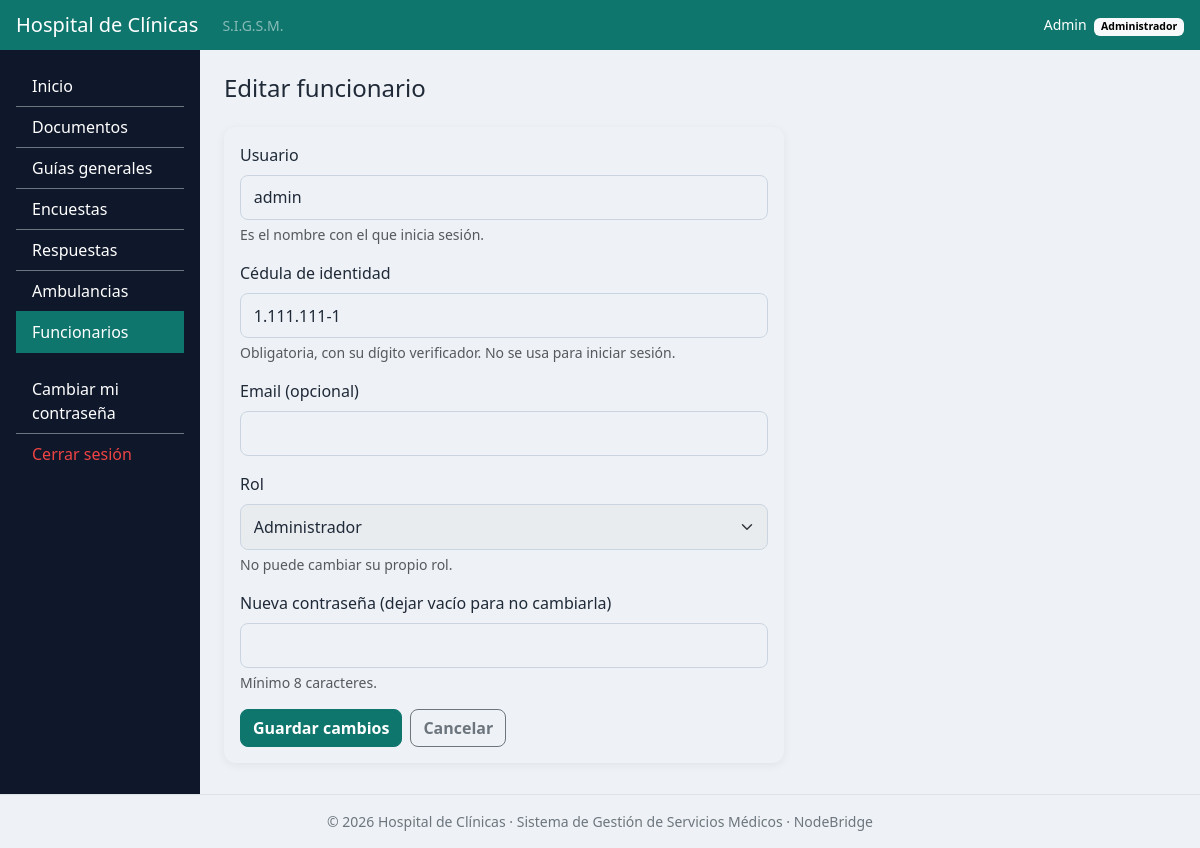
Page /funcionarios/formulario.php?id=1 (signed in) on the committed database.
### tables this page shows
CREATE TABLE `funcionario` (
  `id_funcionario` INT AUTO_INCREMENT PRIMARY KEY,
  `nombre` VARCHAR(50) NOT NULL UNIQUE,           
  `contrasena` VARCHAR(255) NOT NULL,             
  `id_rol` INT NOT NULL,
  `activo` TINYINT(1) NOT NULL DEFAULT 1,         
  `email` VARCHAR(70) NULL UNIQUE,
  `cedula` VARCHAR(8) NULL UNIQUE,                 
  `debe_cambiar_clave` TINYINT(1) NOT NULL DEFAULT 0,   
  CONSTRAINT `fk_funcionario_rol` FOREIGN KEY (`id_rol`) REFERENCES `rol` (`id_rol`)
);

CREATE TABLE `rol` (
  `id_rol` INT NOT NULL PRIMARY KEY,
  `nombre_rol` VARCHAR(40) NOT NULL
);

### includes/helpers.php (called while the page is built, shortened)
<?php
function base_url(): string
{
    $manual = getenv('BASE_URL');
    $raiz = str_replace('\\', '/', (string) realpath(__DIR__ . '/..')) . '/';
    $script = str_replace('\\', '/', (string) realpath((string) ($_SERVER['SCRIPT_FILENAME'] ?? '')));
    $urlScript = (string) parse_url((string) ($_SERVER['SCRIPT_NAME'] ?? ''), PHP_URL_PATH);
    if ($script !== '' && strpos($script, $raiz) === 0) {
        $relativa = '/' . substr($script, strlen($raiz));
        if (substr($urlScript, -strlen($relativa)) === $relativa) {
            return rtrim(substr($urlScript, 0, -strlen($relativa)), '/');
        }
    }
    return '';
}
function url(string $ruta = ''): string
{
    return base_url() . '/' . ltrim($ruta, '/');
}
function h(?string $texto): string
{
    return htmlspecialchars((string) $texto, ENT_QUOTES, 'UTF-8');
}
function nombre_visible(?string $nombre): string
{
    $n = trim((string) $nombre);
    if (function_exists('mb_substr')) {
        return mb_strtoupper(mb_substr($n, 0, 1, 'UTF-8'), 'UTF-8') . mb_substr($n, 1, null, 'UTF-8');
    }
    return ucfirst($n);
}
function formatear_cedula(?string $cedula): string
{
    $cuerpo = ltrim(substr($cedula, 0, 7), '0');
    $cuerpo = strrev(implode('.', str_split(strrev($cuerpo), 3)));
    return $cuerpo . '-' . $cedula[7];
}

### includes/conexion.php (called while the page is built, shortened)
<?php
function env_o(string $clave, string $porDefecto): string
{
    $valor = getenv($clave);
    return ($valor === false || $valor === '') ? $porDefecto : $valor;
}
function db(): PDO
{
    static $pdo = null;
    if ($pdo !== null) {
        return $pdo;
    }
    $dsn = env_o('DB_DSN', sprintf(
        'mysql:host=%s;port=%s;dbname=%s;charset=utf8mb4',
        env_o('DB_HOST', '127.0.0.1'),
        env_o('DB_PORT', '3306'),
        env_o('DB_NAME', 'sigsm')
    ));
    try {
        $pdo = new PDO($dsn, env_o('DB_USER', 'root'), env_o('DB_PASS', ''), [
            PDO::ATTR_ERRMODE => PDO::ERRMODE_EXCEPTION,
            PDO::ATTR_DEFAULT_FETCH_MODE => PDO::FETCH_ASSOC,
            PDO::ATTR_EMULATE_PREPARES => false,
        ]);
    } catch (PDOException $e) {
        error_log('[sigsm] No se pudo conectar a la base: ' . $e->getMessage());
        http_response_code(500);
        exit('No se pudo conectar a la base de datos. Verifique que MySQL esté iniciado y que la base "sigsm" esté importada.');
    }
    return $pdo;
}

### includes/auth.php (called while the page is built, shortened)
<?php
require_once __DIR__ . '/conexion.php';
require_once __DIR__ . '/helpers.php';
function usuario_actual(): ?array
{
    static $usuario = false;
    if ($usuario !== false) {
        return $usuario;
    }
    $usuario = null;
    $id = (int) ($_SESSION['id_funcionario'] ?? 0);
    if ($id > 0) {
        $st = db()->prepare(
            'SELECT f.id_funcionario, f.nombre, f.email, f.id_rol, f.debe_cambiar_clave, r.nombre_rol
               FROM funcionario f
               JOIN rol r ON r.id_rol = f.id_rol
              WHERE f.id_funcionario = ? AND f.activo = 1'
        );
        $st->execute([$id]);
        $usuario = $st->fetch() ?: null;
    }
    return $usuario;
}
function es_admin(): bool
{
    $u = usuario_actual();
    return $u !== null && (int) $u['id_rol'] === ROL_ADMIN;
}
function requerir_login(): array
{
    $u = usuario_actual();
    return $u;
}
function requerir_admin(): array
{
    $u = requerir_login();
    return $u;
}

### funcionarios/formulario.php (the view, shortened to what this page needs)
<?php
require_once __DIR__ . '/../includes/auth.php';
require_once __DIR__ . '/../includes/layout.php';
$yo = requerir_admin();
$pdo = db();
$id = (int) ($_GET['id'] ?? $_POST['id'] ?? 0);
$func = null;
if ($id > 0) {
    $st = $pdo->prepare('SELECT id_funcionario, nombre, email, cedula, id_rol FROM funcionario WHERE id_funcionario = ?');
    $st->execute([$id]);
    $func = $st->fetch();
}
$editandoMiCuenta = $func && (int) $func['id_funcionario'] === (int) $yo['id_funcionario'];
$roles = $pdo->query('SELECT id_rol, nombre_rol FROM rol ORDER BY id_rol')->fetchAll();
$nombre = $func['nombre'] ?? '';
$email = $func['email'] ?? '';
$cedula = $func['cedula'] ? formatear_cedula($func['cedula']) : '';
$idRol = (int) ($func['id_rol'] ?? ROL_FUNCIONARIO);
encabezado($func ? 'Editar funcionario' : 'Registrar funcionario', 'funcionarios');
?>
<div class="card" style="max-width: 560px;">
    <div class="card-body">
        <form method="POST" autocomplete="off">
            <div class="mb-3">
                <label class="form-label" for="nombre">Usuario</label>
                <input class="form-control" id="nombre" name="nombre" maxlength="50" required value="<?= h($nombre) ?>">
                <div class="form-text">Es el nombre con el que inicia sesión.</div>
            </div>
            <div class="mb-3">
                <label class="form-label" for="cedula">Cédula de identidad</label>
                <input class="form-control" id="cedula" name="cedula" maxlength="15" required inputmode="numeric"
                       placeholder="1.234.567-2" value="<?= h($cedula) ?>">
                <div class="form-text">Obligatoria, con su dígito verificador. No se usa para iniciar sesión.</div>
            </div>
            <div class="mb-3">
                <label class="form-label" for="email">Email (opcional)</label>
                <input class="form-control" id="email" name="email" type="email" maxlength="70" value="<?= h($email) ?>">
            </div>
            <div class="mb-3">
                <label class="form-label" for="id_rol">Rol</label>
                <select class="form-select" id="id_rol" name="id_rol"<?= $editandoMiCuenta ? ' disabled' : '' ?>>
                    <?php foreach ($roles as $r): ?>
                        <option value="<?= (int) $r['id_rol'] ?>"<?= $idRol === (int) $r['id_rol'] ? ' selected' : '' ?>><?= h($r['nombre_rol']) ?></option>
                    <?php endforeach; ?>
                </select>
                <?php if ($editandoMiCuenta): ?>
                    <div class="form-text">No puede cambiar su propio rol.</div>
                <?php endif; ?>
            </div>
            <div class="mb-3">
                <label class="form-label" for="contrasena"><?= $func ? 'Nueva contraseña (dejar vacío para no cambiarla)' : 'Contraseña' ?></label>
                <input class="form-control" id="contrasena" name="contrasena" type="password" minlength="8"
                       autocomplete="new-password"<?= $func ? '' : ' required' ?>>
                <div class="form-text">Mínimo 8 caracteres.</div>
            </div>
            <div class="d-flex gap-2">
                <button type="submit" class="btn btn-primary"><?= $func ? 'Guardar cambios' : 'Registrar' ?></button>
                <a class="btn btn-outline-secondary" href="<?= h(url('funcionarios/index.php')) ?>">Cancelar</a>
            </div>
        </form>
    </div>
</div>
<?php pie(); ?>

### includes/layout.php (shortened to what this page needs)
<?php
function bootstrap_css(): string
{
    return 'https://cdn.jsdelivr.net/npm/bootstrap@5.3.3/dist/css/bootstrap.min.css';
}
function opciones_menu(): array
{
    return [
        'panel'        => ['Inicio',        'panel.php',                false],
        'documentos'   => ['Documentos',    'documentos/index.php',     false],
        'guias'        => ['Guías generales', 'documentos/index.php?tipo=guias', false],
        'encuestas'    => ['Encuestas',     'encuestas/index.php',      true],
        'respuestas'   => ['Respuestas',    'encuestas/respuestas.php', true],
        'ambulancias'  => ['Ambulancias',   'ambulancias/index.php',    false],
        'funcionarios' => ['Funcionarios',  'funcionarios/index.php',   true],
    ];
}
function encabezado(string $titulo, string $activo): void
{
    $u = usuario_actual();
    ?>
<!DOCTYPE html>
<html lang="es">
<head>
    <link href="<?= h(bootstrap_css()) ?>" rel="stylesheet">
    <link href="<?= h(url('assets/css/estilos.css')) ?>" rel="stylesheet">
</head>
<body>
<header class="navbar navbar-dark bg-primary px-3 py-2">
    <div class="d-flex align-items-center gap-2">
        <a class="navbar-brand mb-0 h1 fs-5" href="<?= h(url('panel.php')) ?>">Hospital de Clínicas</a>
        <span class="text-white-50 small d-none d-sm-inline">S.I.G.S.M.</span>
    </div>
    <?php if ($u): ?>
        <div class="text-white small text-end">
            <?= h(nombre_visible($u['nombre'])) ?>
            <span class="badge text-bg-light ms-1"><?= h($u['nombre_rol']) ?></span>
        </div>
    <?php endif; ?>
</header>
<div class="container-fluid">
    <div class="row">
        <?php if ($u): ?>
        <nav id="menu-lateral" class="col-md-3 col-lg-2 bg-dark collapse d-md-block p-3 menu-lateral">
            <div class="list-group list-group-flush">
                <?php foreach (opciones_menu() as $clave => [$texto, $ruta, $soloAdmin]): ?>
                    <a href="<?= h(url($ruta)) ?>"
                       class="list-group-item list-group-item-action bg-dark text-white border-secondary<?= $clave === $activo ? ' active' : '' ?>">
                        <?= h($texto) ?>
                    </a>
                <?php endforeach; ?>
                <a href="<?= h(url('cambiar_clave.php')) ?>"
                   class="list-group-item list-group-item-action bg-dark text-white border-secondary mt-3">Cambiar mi contraseña</a>
                <a href="<?= h(url('logout.php')) ?>"
                   class="list-group-item list-group-item-action bg-dark text-danger border-secondary">Cerrar sesión</a>
            </div>
        </nav>
        <?php endif; ?>
        <main class="<?= $u ? 'col-md-9 col-lg-10' : 'col-12' ?> p-4">
            <h1 class="h4 mb-4"><?= h($titulo) ?></h1>
<?php
}
function pie(): void
{
    ?>
        </main>
    </div>
</div>
<footer class="text-center text-secondary small py-3 border-top">
    © 2026 Hospital de Clínicas · Sistema de Gestión de Servicios Médicos · NodeBridge
</footer>
</body>
</html>
<?php
}

### assets/css/estilos.css (style rules this page uses)
:root { --color-primario: #0f766e; --color-primario-hover: #115e59; --color-fondo: #eef2f6; --color-texto: #1f2937; --color-borde: #cbd5e1; --color-error: #ef4444; --bs-primary: #0f766e; --bs-primary-rgb: 15, 118, 110; --bs-link-color: #0f766e; --bs-link-color-rgb: 15, 118, 110; --bs-link-hover-color: #115e59; --bs-link-hover-color-rgb: 17, 94, 89; --bs-body-color: #1f2937; --bs-body-color-rgb: 31, 41, 55; --bs-body-bg: #eef2f6; --bs-body-bg-rgb: 238, 242, 246; --bs-danger: #ef4444; --bs-danger-rgb: 239, 68, 68; }
body { background-color: var(--color-fondo); color: var(--color-texto); }
.btn { --bs-btn-border-radius: 8px; font-weight: 600; }
.btn-primary { --bs-btn-bg: #0f766e; --bs-btn-border-color: #0f766e; --bs-btn-hover-bg: #115e59; --bs-btn-hover-border-color: #115e59; --bs-btn-active-bg: #115e59; --bs-btn-active-border-color: #115e59; --bs-btn-disabled-bg: #0f766e; --bs-btn-disabled-border-color: #0f766e; --bs-btn-focus-shadow-rgb: 15, 118, 110; }
.form-control, .form-select { border-color: var(--color-borde); border-radius: 8px; padding: 0.6rem 0.8rem; }
.card { border: none; border-radius: 12px; box-shadow: 0 2px 10px rgba(15, 23, 42, 0.06); }
.menu-lateral { --bs-dark-rgb: 15, 23, 42; }
@media (min-width: 768px) { .menu-lateral { min-height: calc(100vh - 56px); } }
.menu-lateral .list-group-item.active { background-color: var(--color-primario) !important; border-color: var(--color-primario) !important; }

### rows in the picture
funcionario: nombre "Admin", id_rol.nombre_rol "Administrador", nombre "admin", cedula "1.111.111-1", id_rol "Administrador"

### other values in the picture
$texto "Inicio"
$texto "Documentos"
$texto "Guías generales"
$texto "Encuestas"
$texto "Respuestas"
$texto "Ambulancias"
$texto "Funcionarios"
$titulo "Editar funcionario"
